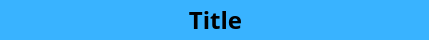
<?xml version="1.0" encoding="UTF-8"?>
<ui version="4.0">
 <class>TitleBar</class>
 <widget class="QWidget" name="TitleBar">
  <property name="geometry">
   <rect>
    <x>0</x>
    <y>0</y>
    <width>429</width>
    <height>40</height>
   </rect>
  </property>
  <property name="windowTitle">
   <string>Form</string>
  </property>
  <property name="styleSheet">
   <string notr="true">background-color: rgb(57, 179, 255);</string>
  </property>
  <widget class="QLabel" name="title">
   <property name="geometry">
    <rect>
     <x>70</x>
     <y>-1</y>
     <width>291</width>
     <height>41</height>
    </rect>
   </property>
   <property name="font">
    <font>
     <family>宋体</family>
     <pointsize>18</pointsize>
     <weight>75</weight>
     <bold>true</bold>
    </font>
   </property>
   <property name="text">
    <string>Title</string>
   </property>
   <property name="alignment">
    <set>Qt::AlignCenter</set>
   </property>
  </widget>
  <widget class="QToolButton" name="btnBack">
   <property name="geometry">
    <rect>
     <x>0</x>
     <y>0</y>
     <width>111</width>
     <height>41</height>
    </rect>
   </property>
   <property name="font">
    <font>
     <family>宋体</family>
     <pointsize>18</pointsize>
     <weight>50</weight>
     <bold>false</bold>
     <stylestrategy>PreferAntialias</stylestrategy>
    </font>
   </property>
   <property name="styleSheet">
    <string notr="true">QToolButton{
	border: 0;
	background-color: rgb(57, 179, 255);
}

QToolButton:press{
	background-color: rgb(0, 117, 175);
}</string>
   </property>
   <property name="text">
    <string/>
   </property>
   <property name="icon">
    <iconset resource="../res/res.qrc">
     <normaloff>:/icons/icon-back.jpg</normaloff>:/icons/icon-back.jpg</iconset>
   </property>
   <property name="iconSize">
    <size>
     <width>32</width>
     <height>32</height>
    </size>
   </property>
   <property name="popupMode">
    <enum>QToolButton::InstantPopup</enum>
   </property>
   <property name="toolButtonStyle">
    <enum>Qt::ToolButtonTextBesideIcon</enum>
   </property>
   <property name="autoRaise">
    <bool>true</bool>
   </property>
   <property name="arrowType">
    <enum>Qt::NoArrow</enum>
   </property>
  </widget>
  <widget class="QToolButton" name="btnCustom">
   <property name="geometry">
    <rect>
     <x>380</x>
     <y>0</y>
     <width>41</width>
     <height>41</height>
    </rect>
   </property>
   <property name="font">
    <font>
     <family>Segoe UI</family>
     <pointsize>11</pointsize>
     <weight>50</weight>
     <bold>false</bold>
     <stylestrategy>PreferAntialias</stylestrategy>
    </font>
   </property>
   <property name="icon">
    <iconset resource="../res/res.qrc">
     <normaloff>:/icons/icon-qr.png</normaloff>:/icons/icon-qr.png</iconset>
   </property>
   <property name="iconSize">
    <size>
     <width>32</width>
     <height>32</height>
    </size>
   </property>
   <property name="popupMode">
    <enum>QToolButton::InstantPopup</enum>
   </property>
   <property name="toolButtonStyle">
    <enum>Qt::ToolButtonIconOnly</enum>
   </property>
   <property name="autoRaise">
    <bool>true</bool>
   </property>
   <property name="arrowType">
    <enum>Qt::NoArrow</enum>
   </property>
  </widget>
 </widget>
 <resources>
  <include location="../res/res.qrc"/>
 </resources>
 <connections/>
</ui>
